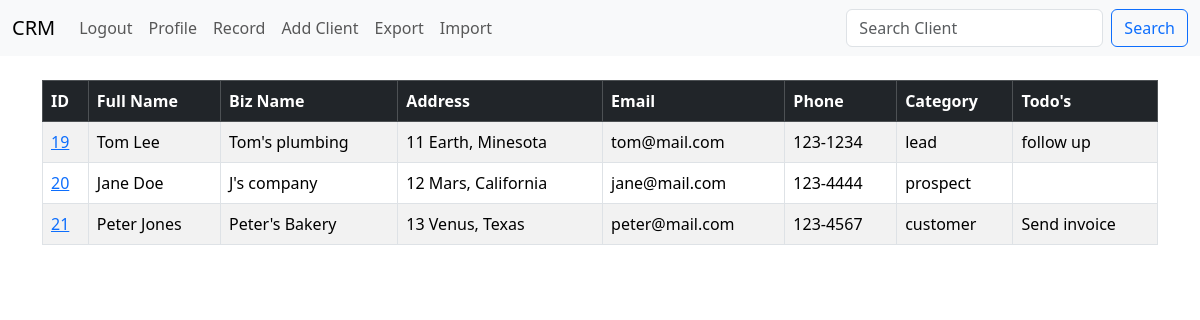
Page /record/ (signed in) on the earlier database version.
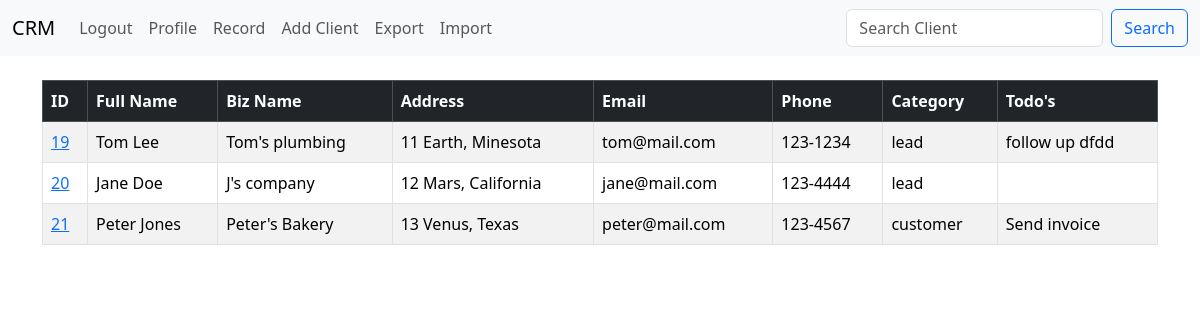
Same page on the later database version.
### core/models.py (models this page shows, shortened)
class Record(models.Model):
    created_at = models.DateTimeField(auto_now_add=True)
    full_name = models.CharField(max_length=50)
    biz_name = models.CharField(max_length=50)
    address = models.CharField(max_length=50)
    email = models.EmailField(max_length=50)
    phone = models.CharField(max_length=50)
    category = models.CharField(max_length=50, choices=CHOICES, default="prospect")
    todos = models.TextField(max_length=1000, null=True, blank=True)

### core/views.py (the view)
# urls.py: path('record/', views.record, name='record'),
def record(request):
    if request.user.is_authenticated:
        records = Record.objects.all()
        context = {
            'records': records,
        }
        return render(request, 'core/record.html', context)
    else:
        messages.success(request, 'You must be logged in to see this')
        return redirect('index')

### core/templates/core/record.html
{% extends 'core/base.html' %}
{% block content %}
{% if user.is_authenticated %}
<div class="container pt-4">
    <table class="table table-striped table-hover table-bordered">
        <thead class="table-dark">
          <tr>
            <th scope="col">ID</th>
            <th scope="col">Full Name</th>
            <th scope="col">Biz Name</th>
            <th scope="col">Address</th>
            <th scope="col">Email</th>
            <th scope="col">Phone</th>
            <th scope="col">Category</th>
            <th scope="col">Todo's</th>
          </tr>
        </thead>
        <tbody>
            {% if records %}
            {% for record in records %}
          <tr>
            <td><a href="{% url 'update_client' record.id %}">{{ record.id }}</a></td>
            <td>{{ record.full_name }}</td>
            <td>{{ record.biz_name }}</td>
            <td>{{ record.address}}</td>
            <td>{{ record.email }}</td>
            <td>{{ record.phone }}</td>
            <td>{{ record.category }}</td>
            {% if record.todos %}
              <td>{{ record.todos }}</td>
            {% else %}
              <td></td>
            {% endif %}
          </tr>
          {% endfor %}
          {% endif %}
        </tbody>
      </table>
  </div>
  {% endif %}
{% endblock content %}

### core/templates/core/base.html (shortened to what this page needs)
<!doctype html>
<html lang="en">
  <head>
    <link href="https://cdn.jsdelivr.net/npm/bootstrap@5.3.3/dist/css/bootstrap.min.css" rel="stylesheet">
  </head>
  <body>
    <nav class="navbar navbar-expand-lg bg-body-tertiary">
        <div class="container-fluid">
          <a class="navbar-brand" href="{% url 'index' %}">CRM</a>
          <div class="collapse navbar-collapse" id="navbarNavAltMarkup">
            <div class="navbar-nav">
            {% if user.is_authenticated %}
                <a class="nav-link" href="{% url 'logout_user' %}">Logout</a>
                <a class="nav-link" href="{% url 'dashboard' %}">Profile</a>
                <a class="nav-link" href="{% url 'record' %}">Record</a>
                <a class="nav-link" href="{% url 'add_client' %}">Add Client</a>
                <a class="nav-link" href="{% url 'download_record' %}">Export</a>
                <a class="nav-link" href="{% url 'upload_record' %}">Import</a>
            {% else %}
              <a class="nav-link" href="{% url 'login_user' %}">Login</a>
              <a class="nav-link" href="{% url 'register_user' %}">Register</a>
            {% endif %}
            </div>
          </div>
          {% if user.is_authenticated %}
          <form class="d-flex" role="search" method="POST" action="{% url 'search' %}">
            <input class="form-control me-2" type="search" placeholder="Search Client" aria-label="Search" name="searched">
            <button class="btn btn-outline-primary" type="submit" >Search</button>
          </form>
          {% endif %}
        </div>
      </nav>
    {% block content %}
    {% endblock content %}
  </body>
</html>

Differences in the rows shown:
changed Record "Tom Lee": todos "follow up" → "follow up dfdd"
changed Record "Jane Doe": category "prospect" → "lead"
